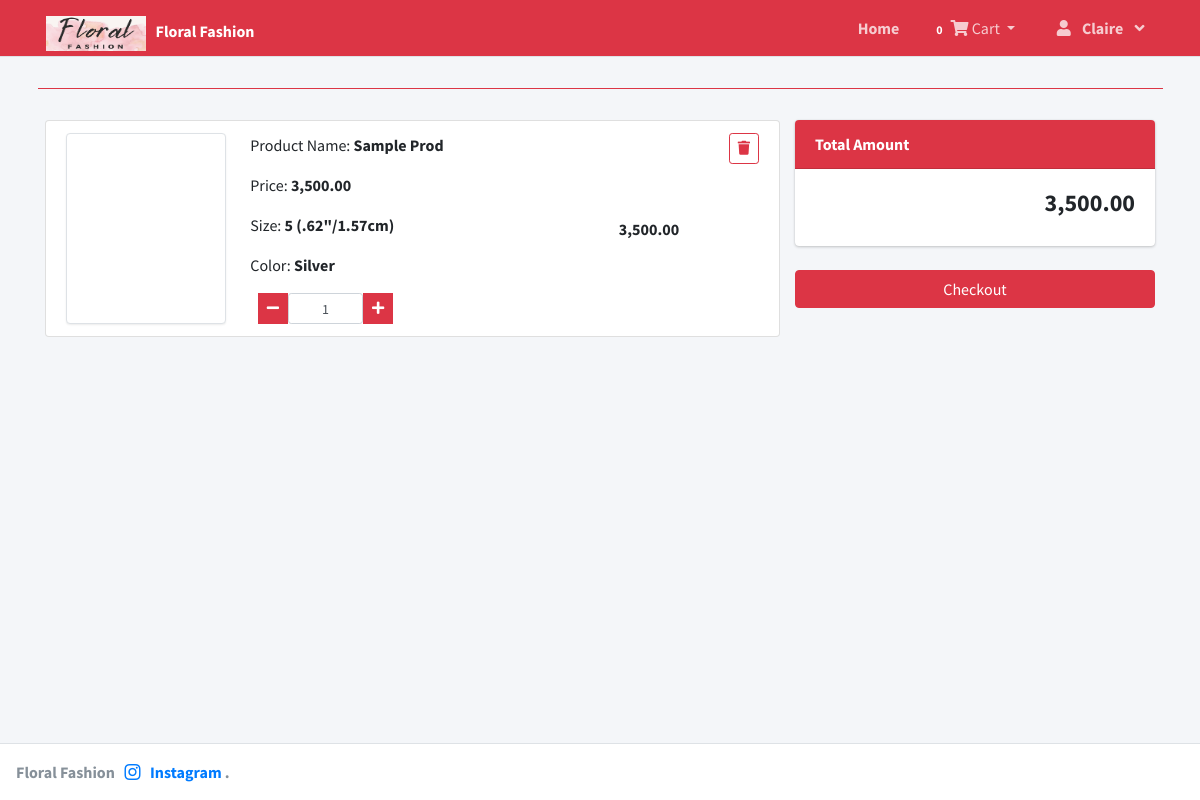
/index.php?page=cart (signed in), run on the app's committed database.
### tables this page shows
CREATE TABLE `cart` (
  `id` int(30) NOT NULL,
  `user_id` int(30) NOT NULL,
  `product_id` int(30) NOT NULL,
  `colour_id` int(30) NOT NULL,
  `size_id` int(30) NOT NULL,
  `qty` int(30) NOT NULL,
  `price` float NOT NULL,
  `ip_address` varchar(100) NOT NULL,
  `date_created` datetime NOT NULL DEFAULT current_timestamp()
);

CREATE TABLE `products` (
  `id` int(30) NOT NULL,
  `category_id` int(30) NOT NULL,
  `name` varchar(250) NOT NULL,
  `description` text NOT NULL,
  `item_code` varchar(200) NOT NULL,
  `price` float NOT NULL,
  `date_created` datetime NOT NULL DEFAULT current_timestamp()
);

CREATE TABLE `sizes` (
  `id` int(11) NOT NULL,
  `product_id` int(30) NOT NULL,
  `size` varchar(200) NOT NULL,
  `date_created` datetime NOT NULL DEFAULT current_timestamp()
);

CREATE TABLE `colours` (
  `id` int(30) NOT NULL,
  `product_id` int(30) NOT NULL,
  `color` varchar(200) NOT NULL,
  `date_created` datetime NOT NULL DEFAULT current_timestamp()
);

### cart.php (the view, shortened to what this page needs)
<?php include 'admin/db_connect.php' ?>
<div class="col-lg-12">
    <?php
    $qry = $conn->query("SELECT c.*,p.item_code,p.name as pname FROM cart c inner join products p on p.id = c.product_id where c.user_id ={$_SESSION['login_id']}");
    $total = 0;
    ?>
    <div class="row">
    <div class="col-md-8">
    	<?php if($qry->num_rows > 0): ?>
    		<ul class="list-group">
    			<?php
    			while($row= $qry->fetch_array()):
    				$total += $row['qty']*$row['price'];
    				$size = $conn->query("SELECT * FROM sizes where id = {$row['size_id']}");
    				$size = $size->num_rows>0 ? $size->fetch_array()['size'] : 'N/A';
    				$colour = $conn->query("SELECT * FROM colours where id = {$row['colour_id']}");
    				$colour = $colour->num_rows>0 ? $colour->fetch_array()['color'] : 'N/A';
    			?>
    			<li class="list-group-item" data-id="<?php echo $row['id'] ?>" data-price="<?php echo $row['price'] ?>">
    				<div class="d-flex w-100">
    					<div class="img-field mr-4 img-thumbnail rounded">
    					</div>
    					<div class="detail-field">
    						<p>Product Name: <b><?php echo $row['pname'] ?></b></p>
    						<p>Price: <b><?php echo number_format($row['price'],2) ?></b></p>
    						<p>Size: <b><?php echo $size ?></b></p>
    						<p>Color: <b><?php echo $colour ?></b></p>
    						<div class="d-flex col-sm-5">
					            <span class="btn btn-sm btn-danger btn-flat btn-minus"><b><i class="fa fa-minus"></i></b></span>
					            <input type="number" name="qty" id="" class="form-control form-control-sm qty-input" value="<?php echo $row['qty'] ?>">
					            <span class="btn btn-sm btn-danger btn-flat btn-plus"><b><i class="fa fa-plus"></i></b></span>
					        </div>
    					</div>
    					<div class="amount-field">
    						<b class="amount"><?php echo number_format($row['qty']*$row['price'],2) ?></b>
    					</div>
    				<span class="float-right"><button class="btn btn-sm btn-outline-danger rem_item" type="button"  data-id="<?php echo $row['id'] ?>"><i class="fa fa-trash"></i></button></span>
    				</div>
    			</li>
    		<?php endwhile; ?>
    		</ul>
    	<?php else: ?>
    		<center><b>No Item</b></center>
    	<?php endif; ?>
    </div>
    <div class="col-md-4">
    	<div class="card mb-4">
    		<div class="card-header bg-danger text-white"><b>Total Amount</b></div>
    		<div class="card-body">
    			<h4 class="text-right"><b id="tamount"><?php echo number_format($total,2) ?></b></h4>
    		</div>
    	</div>
    	<button class="btn btn-block btn-danger" id="checkout" type="button">Checkout</button>
    </div>
</div>
</div>

### cart.php (style rules this page uses)
.img-field { width: calc(25%); max-height: 25vh; overflow: hidden; display: flex; justify-content: center }
.detail-field { width: calc(50%); }
.amount-field { width: calc(25%); text-align:right; display: flex; align-items: center; justify-content: center; }
.qty-input { width: 75px; text-align: center; }

### data on the page
cart: product.name "Sample Prod", price "3,500.00", size.size "5 (.62\"/1.57cm)", colour.color "Silver", qty "1", $row['qty']*$row['price'] "3,500.00"

### other printed values
$_SESSION['login_firstname'] "Claire"
$total "3,500.00"
